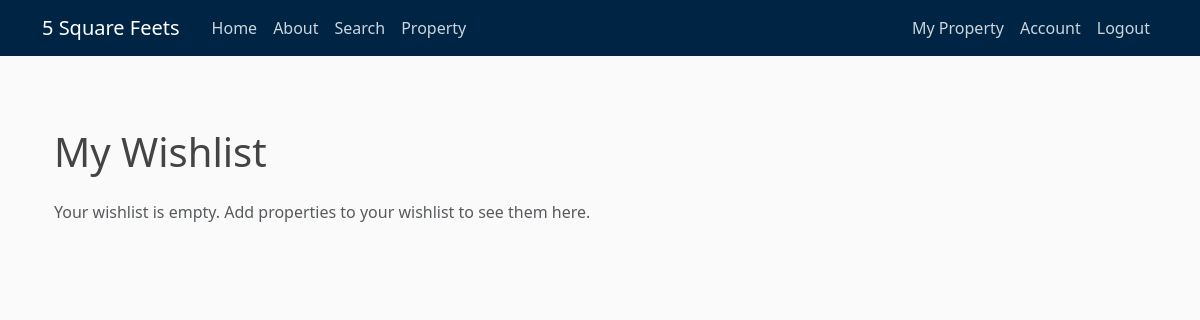
Page /wishlist (signed in) on the earlier database version.
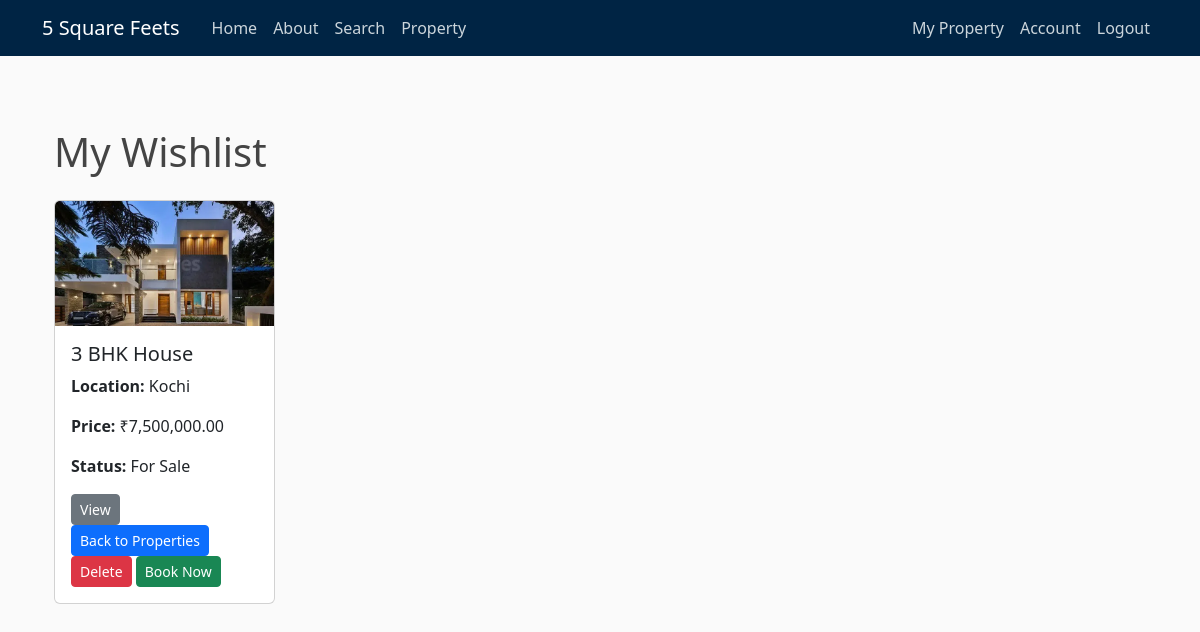
Same page on the later database version.
### fivesquarefeets/models.py (models this page shows, shortened)
class Property(db.Model):
    property_id = db.Column(db.Integer, primary_key=True)
    property_title = db.Column(db.String(100), nullable=False)
    location = db.Column(db.String(100), nullable=False)
    address = db.Column(db.Text, nullable=False)
    property_type = db.Column(db.Enum('house', 'apartment', 'office', 'retail', 'land', name='property_type_enum'), nullable=False)
    status = db.Column(db.Enum('for_sale', 'for_rent', 'pending', 'sold', name='status_enum'), nullable=False)
    price = db.Column(db.Numeric(10, 2), nullable=False)
    description = db.Column(db.Text, nullable=False)
    images = db.Column(db.Text, nullable=True)  # Can store paths or URLs to images
    date_posted = db.Column(db.DateTime, nullable=False, default=datetime.now(timezone.utc))
    user_id = db.Column(db.Integer, db.ForeignKey('user.id'), nullable=False)
    bookings = db.relationship('Booking', backref='property', lazy=True)
    reviews = db.relationship('Review', backref='property', lazy=True)

### fivesquarefeets/routes.py (the view)
@bp.route("/wishlist")
@login_required
def wishlist():
    wishlist_items = Wishlist.query.filter_by(user_id=current_user.id).all()
    wishlist_properties = [Property.query.get(item.property_id) for item in wishlist_items]
    return render_template('wishlist.html', wishlist_properties=wishlist_properties)

### fivesquarefeets/models.py (called while the page is built)
@login_manager.user_loader
def load_user(user_id):
    return db.session.get(User, int(user_id))

### fivesquarefeets/templates/wishlist.html
{% extends "layout.html" %}
{% block content %}
<div class="container mt-5">
    <h1 class="mb-4">My Wishlist</h1>
    <div class="row">
        {% if wishlist_properties %}
            {% for property in wishlist_properties %}
                <div class="col-md-4 mb-4">
                    <div class="card h-100">
                        {% if property.images %}
                            <img src="{{ url_for('static', filename='property_pics/' + property.images.split(',')[0].strip()) }}" class="card-img-top" alt="{{ property.property_title }}">
                        {% else %}
                            <img src="{{ url_for('static', filename='images/default_property.png') }}" class="card-img-top" alt="No Image Available">
                        {% endif %}
                        <div class="card-body">
                            <h5 class="card-title">{{ property.property_title }}</h5>
                            <p class="card-text"><strong>Location:</strong> {{ property.location }}</p>
                            <p class="card-text"><strong>Price:</strong> ₹{{ "{:,.2f}".format(property.price) }}</p>
                            <p class="card-text"><strong>Status:</strong> {{ property.status.replace('_', ' ').title() }}</p>
                            <a href="{{ url_for('main.detailed_view', property_id=property.property_id) }}" class="btn btn-secondary btn-sm">View</a>
                            <a href="{{ url_for('main.all_properties') }}" class="btn btn-primary btn-sm">Back to Properties</a>
                            <form action="{{ url_for('main.delete_from_wishlist', property_id=property.property_id) }}" method="POST" style="display:inline;">
                                <button type="submit" class="btn btn-danger btn-sm" onclick="return confirm('Are you sure you want to remove this property from your wishlist?');">Delete</button>
                            </form>
                            <form action="{{ url_for('main.book_property', property_id=property.property_id) }}" method="POST" style="display:inline;">
                                <button type="submit" class="btn btn-success btn-sm">Book Now</button>
                            </form>
                        </div>
                    </div>
                </div>
            {% endfor %}
        {% else %}
            <div class="col-12">
                <p class="text-muted">Your wishlist is empty. Add properties to your wishlist to see them here.</p>
            </div>
        {% endif %}
    </div>
</div>
{% endblock content %}

Differences in the rows shown:
now on this page (row edited): Property: images (picture), property_title "3 BHK House", location "Kochi", price "7,500,000.00", status.replace "For Sale"
Other differences:
text no longer shown: "Your wishlist is empty. Add properties to your wishlist to see them here."
